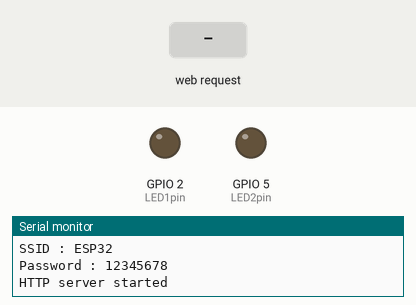
A sketch run on a simulated ESP32. On the bench: output pins drawn as LEDs (lit = HIGH), the last lines printed to the serial monitor. The test bench sets the inputs (shaded band). A WiFi scan finds three made-up networks.

Above: at 3.4 s.
3.5 s: HTTP request GET /led1?state=ON received
At 4.3 s:
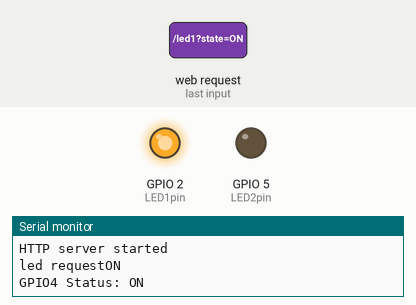
5.0 s: HTTP request GET /led2?state=ON received
At 5.4 s:
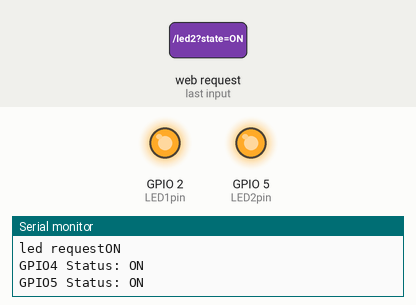
6.5 s: HTTP request GET /led1 received
At 7.7 s:
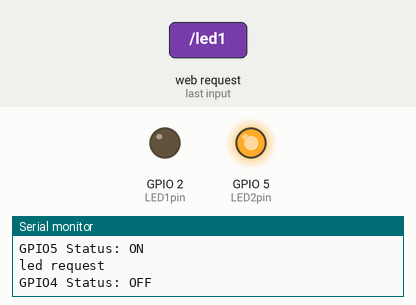
8.0 s: HTTP request GET /led2 received
At 8.9 s:
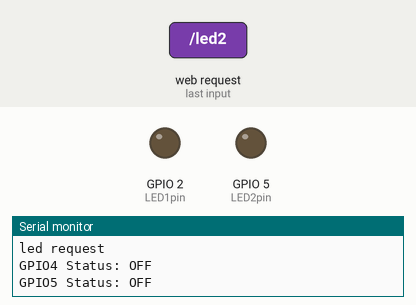
Timing chart, 0 to 10.5 s (numbered marks = the images above; inputs shaded):
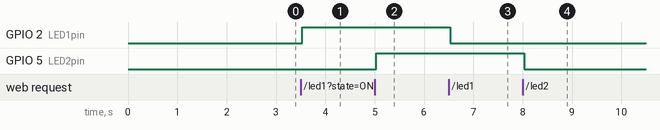

Measured:
- after the input at 3.5 s, GPIO 2 (LED1pin): LOW → HIGH at once
- after the input at 5.0 s, GPIO 5 (LED2pin): LOW → HIGH at once
- after the input at 6.5 s, GPIO 2 (LED1pin): HIGH → LOW at once
- after the input at 8.0 s, GPIO 5 (LED2pin): HIGH → LOW at once

The sketch:

ESP32_webserver_AP.ino
```cpp
#include <WiFi.h>
#include "index.h"
#include "login.h"
#include <ESPAsyncWebServer.h>

/* Put your SSID & Password */
const char* ssid = "ESP32";         // Enter SSID here
const char* password = "12345678";  //Enter Password here

/* Put IP Address details */
IPAddress local_ip(192, 168, 1, 1);
IPAddress gateway(192, 168, 1, 1);
IPAddress subnet(255, 255, 255, 0);

AsyncWebServer server(80);

uint8_t LED1pin = 2;
bool LED1status = LOW;

uint8_t LED2pin = 5;
bool LED2status = LOW;

int numOfSSID = 0;


void Connect_AP_STATION() {
  // WiFi.mode(WIFI_MODE_APSTA);


  // AP mode connection
  WiFi.softAP(ssid, password);
  WiFi.softAPConfig(local_ip, gateway, subnet);
  Serial.print("SSID : ");
  Serial.println(ssid);
  Serial.print("Password : ");
  Serial.println(password);
  delay(100);
}
void scan() {
  delay(100);
  WiFi.mode(WIFI_MODE_AP);
  WiFi.disconnect();
  Serial.println("Setup done");
  int n = WiFi.scanNetworks();
  numOfSSID = n;
  Serial.println("scan done");
  if (n == 0) {
    Serial.println("no networks found");
  } else {
    Serial.print(n);
    Serial.println(" networks found");
    for (int i = 0; i < n; ++i) {
      // Print SSID and RSSI for each network found
      Serial.print(i + 1);
      Serial.print(": ");
      Serial.print(WiFi.SSID(i));
      Serial.print(" (");
      Serial.print(WiFi.RSSI(i));
      Serial.print(")");
      Serial.println((WiFi.encryptionType(i) == WIFI_AUTH_OPEN) ? " " : "*");
      delay(10);
    }
  }
  Serial.println("");
  WiFi.disconnect();
}

void setup() {
  Serial.begin(115200);
  pinMode(LED1pin, OUTPUT);
  pinMode(LED2pin, OUTPUT);
  scan();
  Connect_AP_STATION();


  server.on("/", handle_OnConnect);
  server.on("/scan", handle_OnScan);
  server.on("/led1", HTTP_GET, handle_led1on);
  server.on("/led2", HTTP_GET, handle_led2on);
  server.onNotFound([](AsyncWebServerRequest* request) {
    request->send(404);
  });

  server.begin();
  Serial.println("HTTP server started");
}
void loop() {
  // server.handleClient();
  if (LED1status) {
    digitalWrite(LED1pin, HIGH);
  } else {
    digitalWrite(LED1pin, LOW);
  }

  if (LED2status) {
    digitalWrite(LED2pin, HIGH);
  } else {
    digitalWrite(LED2pin, LOW);
  }
}

void handle_OnConnect(AsyncWebServerRequest* request) {
  Serial.println("GPIO4 Status: OFF | GPIO5 Status: OFF");
  request->send_P(200, "text/html", index_html, processor);
}

void handle_OnScan(AsyncWebServerRequest* request) {
  request->send_P(200, "text/html", login_html, scanProcessor);
}

void handle_led1on(AsyncWebServerRequest* request) {
  String ledreq = "";
  if (request->hasParam("state")) {
    ledreq = request->getParam("state")->value();
  }
  Serial.println("led request" + ledreq);

  if (ledreq == "ON") {
    LED1status = HIGH;
    Serial.println("GPIO4 Status: ON");
  } else if (ledreq = "OFF") {
    LED1status = LOW;
    Serial.println("GPIO4 Status: OFF");
  }

  request->redirect("/");
}


void handle_led2on(AsyncWebServerRequest* request) {
  String ledreq = "";
  if (request->hasParam("state")) {
    ledreq = request->getParam("state")->value();
  }

  if (ledreq == "ON") {
    LED2status = HIGH;
    Serial.println("GPIO5 Status: ON");
  } else if (ledreq = "OFF") {
    LED2status = LOW;
    Serial.println("GPIO5 Status: OFF");
  }

  request->redirect("/");
}


String processor(const String& var) {
  //Serial.println(var);
  if (var == "BUTTON_TYPE") {
    String buttons = "";

    if (LED1status) {
      buttons += btn1off;
    } else {
      buttons += btn1on;
    }

    if (LED2status) {
      buttons += btn2off;
    } else {
      buttons += btn2on;
    }


    return buttons;
  }
  return String();
}
String scanProcessor(const String& var) {
  //Serial.println(var);
  if (var == "AVAILABLE_WIFI") {
    String buttons = "";
    int n = numOfSSID;
    if (n == 0) {
      Serial.println("no networks found");
      buttons += "No Wifi network found.";

    } else {
      Serial.print(n);
      Serial.println(" networks found");
      for (int i = 0; i < n; ++i) {
        // Print SSID and RSSI for each network found

        // Serial.print(WiFi.SSID(i));
        buttons += "<div class='station'><span class='name'><img src='' alt='' class='wifiicon'>" + WiFi.SSID(i) + "</span></div>";

        delay(10);
      }
    }


    return buttons;
  }
  return String();
}
```

index.h
```cpp
#include "WString.h"
const char index_html[] PROGMEM = R"rawliteral(
<!DOCTYPE html>
<html>

<head>
    <meta name="viewport" content="width=device-width, initial-scale=1.0, user-scalable=no">
    <title>ESP32 Server</title>
    <style>
        * {
            padding: 0;
            margin: 0;
        }

        html {
            font-family: Helvetica;
            display: inline-block;
            margin: 0px;
            text-align: center;
        }

        body {
            background-color: #3B4252;
            display: flex;
            flex-direction:column;
            align-items: center;
            justify-content: center;
            min-height: 100vh;
        }

        .nev {
            background-color: #2E3440;
            display: flex;
            height: 50px;
            align-items: center;
            position: fixed;
            justify-content: space-between;
            width: calc(100vw - 20px);
            top: 10px;
            left: 10px;
            border-radius: 20px;

        }

        .circle {
            background-color: #8FBCBB;
            width: 30px;
            height: 30px;
            border-radius: 15px;
            margin-right: 10px;
        }

        h1 {
            color: #ECEFF4;
            font-size: 18px;
            letter-spacing: 1px;
            margin-left: 20px;
            font-weight: 600;
        }

        h3 {
            color: #D8DEE9;
            margin-bottom: 50px;
            font-size: 20px;
        }

        .button {
            display: block;
            width: 80px;
            background-color: #5E81AC;
            border: none;
            color: #ECEFF4;
            padding: 13px 30px;
            text-decoration: none;
            font-size: 25px;
            margin: 0px auto 35px;
            cursor: pointer;
            border-radius: 7px;
        }

         .button-on {
            background-color: #488fe6;
        }

        .button-on:active {
            background-color: #488fe6;
        }

        .button-off {
            background-color: #517295;
        }

        .button-off:active {
            background-color: #5c748b;
        }

        p {
            font-size: 14px;
            color: #acb6ce;
            margin-bottom: 10px;
        }
    </style>
</head>

<body>
    <div class="nev">
        <h1>ESP32 LED CONTROLLER</h1>
        <div class="circle"></div>
    </div>

    %BUTTON_TYPE%
</body>

</html>
)rawliteral";

String btn1on = "<p>LED1 Status: OFF</p><a class=\"button button-on\" href=\"/led1?state=ON\">ON</a>\n";
String btn1off = "<p>LED1 Status: ON</p><a class=\"button button-off\" href=\"/led1?state=OFF\">OFF</a>";
String btn2on = "<p>LED2 Status: OFF</p><a class=\"button button-on\" href=\"/led2?state=ON\">ON</a>\n";
String btn2off = "<p>LED2 Status: ON</p><a class=\"button button-off\" href=\"/led2?state=OFF\">OFF</a>\n";
```

Source omitted: login.h (56663 bytes)
